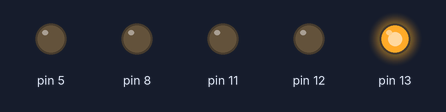
Bench run of a sketch on a simulated Arduino Uno, built with avr-gcc and run on an emulated ATmega328P. Shown: output pins drawn as LEDs (lit = HIGH).

Above: at 0.3 s.
At 1.8 s:
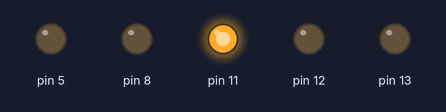
At 2.6 s:
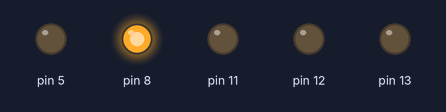
At 4.8 s:
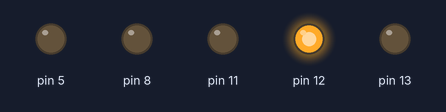
At 7.1 s:
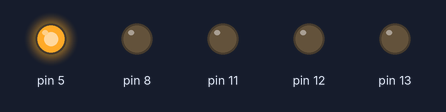
Timing chart, 0 to 8.6 s (numbered marks = the images above):
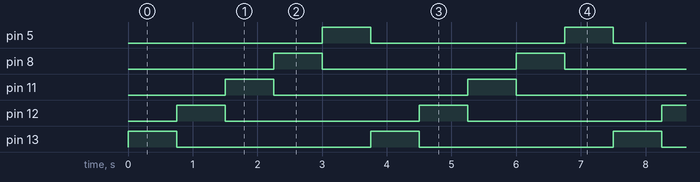

Measured:
- by itself, pin 5, pin 8, pin 11–13: alternates HIGH for 0.75 s and LOW for 3.0 s
- by itself, everything shown: repeats every 3.8 s, in 6 steps

The sketch:

lights.ino
```cpp
void setup() {
pinMode(13, OUTPUT);
pinMode(12, OUTPUT);
pinMode(11, OUTPUT);
pinMode(8, OUTPUT);
pinMode(5, OUTPUT);
}

  void loop() {
digitalWrite(13, HIGH);
delay(750);
digitalWrite(13, LOW);
digitalWrite(12, HIGH);
delay(750);
digitalWrite(12, LOW);
digitalWrite(11, HIGH);
delay(750);
digitalWrite(11, LOW);
digitalWrite(8, HIGH);
delay(750);
digitalWrite(8, LOW);
digitalWrite(5, HIGH);
delay(750);
digitalWrite(5, LOW);
 }
```
